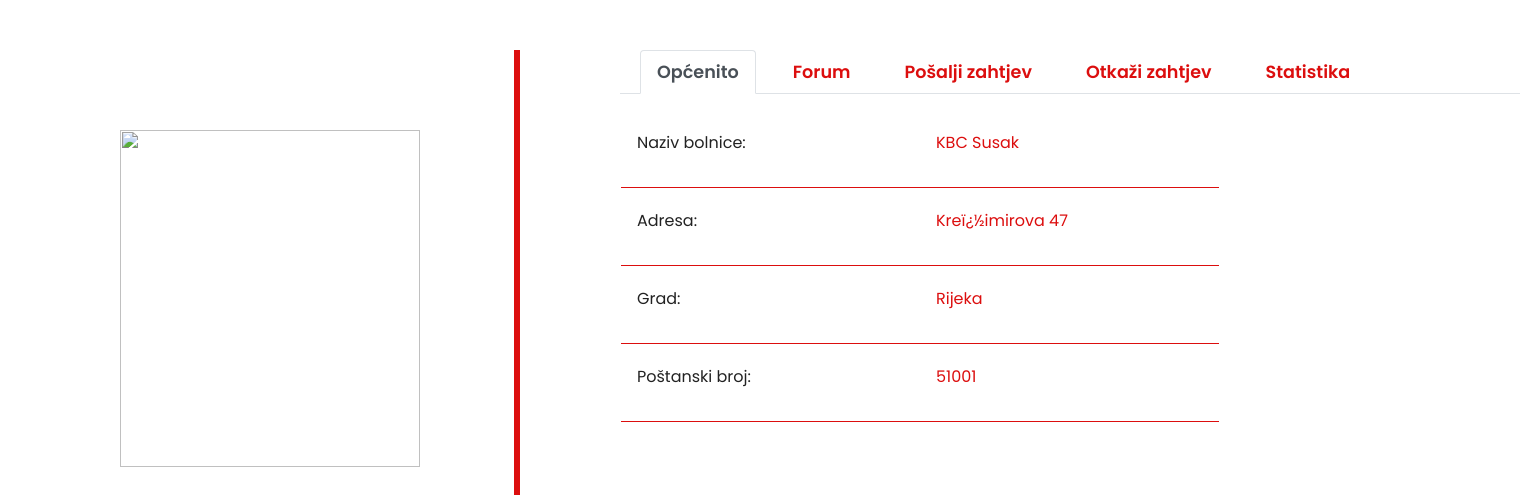
Page /bolnicaopcenito.php (signed in) on the earlier database version.
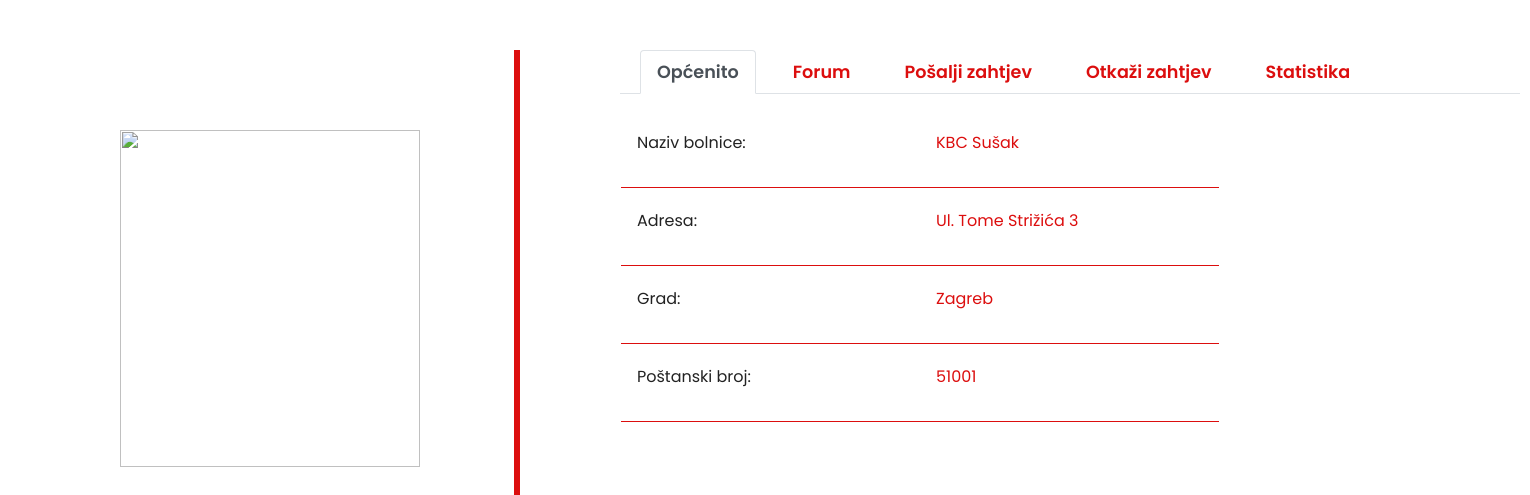
Same page on the later database version.
### tables this page shows
CREATE TABLE `bolnica` (
  `idbolnica` int(10) UNSIGNED NOT NULL,
  `naziv_bolnice` varchar(45) NOT NULL,
  `grad` varchar(45) NOT NULL,
  `adresa_bolnice` varchar(45) DEFAULT NULL,
  `postanski_broj` int(11) DEFAULT NULL,
  `password` varchar(10) DEFAULT NULL
);

### bolnicaopcenito.php (the view, shortened to what this page needs)
<?php
    require_once "dbconnect.php";
    mysqli_set_charset($conn,"utf8");
    $idbolnica = $_SESSION['id'];
    $info ="select *from bolnica where  idbolnica = '$idbolnica'";
    $run = mysqli_query($conn, $info);
    $result = $run or die ("Failed to query database". mysqli_error($conn));
    $row = mysqli_fetch_array($result);
    echo '
    <head>
        <meta charset="utf-8">
        <meta name="viewport" content="width=device-width, initial-scale=1">
        <title>BloodBank</title>
        <link rel="stylesheet" href="https://maxcdn.bootstrapcdn.com/bootstrap/4.0.0/css/bootstrap.min.css">
        <script src="https://ajax.googleapis.com/ajax/libs/jquery/3.3.1/jquery.min.js"></script>
        <script src="https://cdnjs.cloudflare.com/ajax/libs/popper.js/1.12.9/umd/popper.min.js"></script>
        <script src="https://maxcdn.bootstrapcdn.com/bootstrap/4.0.0/js/bootstrap.min.js"></script>
        <script src="https://use.fontawesome.com/releases/v5.0.8/js/all.js"></script>
        <link href="style.css" rel="stylesheet">
        <link href="donorstyle.css" rel="stylesheet">
        <link href="bolnicastyle.css" rel="stylesheet">
    </head>';
echo'
 <div class="profil-img">
    <img src="https://d29fhpw069ctt2.cloudfront.net/icon/image/120311/preview.svg">
    <div class="profil-info">
        <div class="profil-content">
            <ul class="nav nav-tabs" id="myTab" >
                <li class="nav-item">
                    <a class="nav-link active" href="bolnicaopcenito.php">Općenito</a>
                </li>
                <li class="nav-item">
                    <a class="nav-link" href="forum.php">Forum</a>
                </li>
                <li class="nav-item">
                   <a class="nav-link" href="posalji_zahtjev.php">Pošalji zahtjev</a>
                </li>
                <li class="nav-item">
                    <a class="nav-link" href="otkazi_zahtjev.php">Otkaži zahtjev</a>
                </li>
                <li class="nav-item">
                    <a class="nav-link" href="bolnicka_statistika.php">Statistika</a>
                </li>
            </ul>
        </div>
        <div class="col-md-8">
            <div class="tab-content profile-tab" id="myTabContent">
                <div class="row">
                    <div class="col-md-6">
                        <label>Naziv bolnice:</label>
                    </div>
                    <div class="col-md-6">
                        <p class="info">'.$row['naziv_bolnice'].'</p>
                    </div>
                </div>
                <div class="row">
                    <div class="col-md-6">
                        <label>Adresa:</label>
                    </div>
                    <div class="col-md-6">
                        <p class="info">'.$row['adresa_bolnice'].'</p>
                    </div>
                </div>
                <div class="row">
                    <div class="col-md-6">
                        <label>Grad:</label>
                    </div>
                    <div class="col-md-6">
                        <p class="info">'.$row['grad'].'</p>
                    </div>
                </div>
                <div class="row">
                    <div class="col-md-6">
                        <label>Poštanski broj:</label>
                    </div>
                    <div class="col-md-6">
                        <p class="info">'.$row['postanski_broj'].'</p>
                    </div>
                </div>
            </div>
        </div>
    </div>
</div>';

Differences in the rows shown:
changed bolnica: naziv_bolnice "KBC Susak" → "KBC Sušak"; adresa_bolnice "Kreï¿½imirova 47" → "Ul. Tome Strižića 3"; grad "Rijeka" → "Zagreb"
